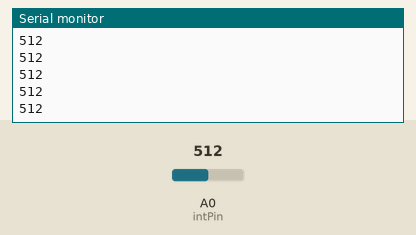
Recording of a sketch running on a simulated Arduino Uno, built with avr-gcc and run on an emulated ATmega328P. On the bench: the last lines printed to the serial monitor. The test bench sets the inputs (shaded band); at power-on: A0 (intPin) = 512.

Above: at 1.2 s.
1.3 s: A0 (intPin) set to 716
At 1.32 s:
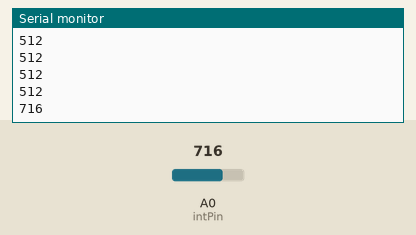
2.8 s: A0 (intPin) set to 900
At 2.83 s:
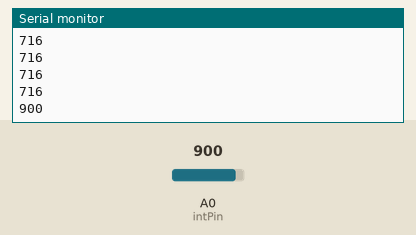
Timing chart, 0 to 5.8 s (numbered marks = the images above; inputs shaded):
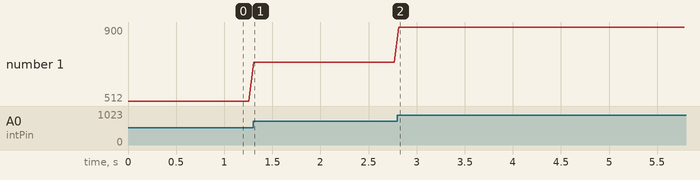

The sketch:

2-1-1.ino
```cpp
const int intPin = A0;
int v = 0;

void setup() {
  pinMode(intPin, INPUT);  // デジタルピン2を入力に設定
  Serial.begin(9600);
}

void loop() {
  v = analogRead(intPin);
  Serial.println(v);
  delay(50);


}
```

Measured:
- after the input at 1.3 s, the serial monitor: prints a new line at once (image 1)
- after the input at 2.8 s, the serial monitor: prints a new line at once (image 2)
- plotted number 1: 512 → 716 after the input at 1.3 s, 716 → 900 after the input at 2.8 s
